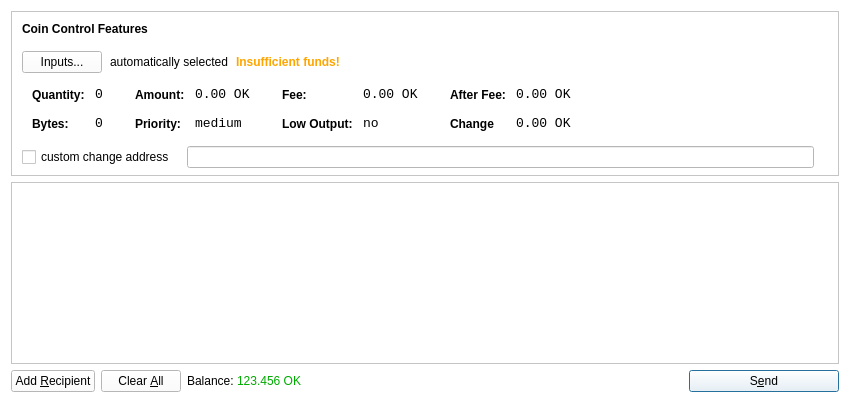
<?xml version="1.0" encoding="UTF-8"?>
<ui version="4.0">
 <class>SendCoinsDialog</class>
 <widget class="QDialog" name="SendCoinsDialog">
  <property name="geometry">
   <rect>
    <x>0</x>
    <y>0</y>
    <width>850</width>
    <height>400</height>
   </rect>
  </property>
  <property name="windowTitle">
   <string>Send Coins</string>
  </property>
  <property name="styleSheet">
   <string notr="true">background-color: rgb(255, 255, 255);</string>
  </property>
  <layout class="QVBoxLayout" name="verticalLayout" stretch="0,1,0">
   <property name="bottomMargin">
    <number>8</number>
   </property>
   <item>
    <widget class="QFrame" name="frameCoinControl">
     <property name="sizePolicy">
      <sizepolicy hsizetype="Expanding" vsizetype="Expanding">
       <horstretch>0</horstretch>
       <verstretch>0</verstretch>
      </sizepolicy>
     </property>
     <property name="maximumSize">
      <size>
       <width>16777215</width>
       <height>16777215</height>
      </size>
     </property>
     <property name="frameShape">
      <enum>QFrame::StyledPanel</enum>
     </property>
     <property name="frameShadow">
      <enum>QFrame::Sunken</enum>
     </property>
     <layout class="QVBoxLayout" name="verticalLayoutCoinControl2">
      <property name="spacing">
       <number>6</number>
      </property>
      <property name="leftMargin">
       <number>0</number>
      </property>
      <property name="topMargin">
       <number>0</number>
      </property>
      <property name="rightMargin">
       <number>0</number>
      </property>
      <property name="bottomMargin">
       <number>6</number>
      </property>
      <item>
       <layout class="QVBoxLayout" name="verticalLayoutCoinControl" stretch="0,0,0,0,1">
        <property name="spacing">
         <number>0</number>
        </property>
        <property name="leftMargin">
         <number>10</number>
        </property>
        <property name="topMargin">
         <number>10</number>
        </property>
        <item>
         <layout class="QHBoxLayout" name="horizontalLayoutCoinControl1">
          <property name="bottomMargin">
           <number>15</number>
          </property>
          <item>
           <widget class="QLabel" name="labelCoinControlFeatures">
            <property name="sizePolicy">
             <sizepolicy hsizetype="Preferred" vsizetype="Maximum">
              <horstretch>0</horstretch>
              <verstretch>0</verstretch>
             </sizepolicy>
            </property>
            <property name="font">
             <font>
              <weight>75</weight>
              <bold>true</bold>
             </font>
            </property>
            <property name="styleSheet">
             <string notr="true">font-weight:bold;</string>
            </property>
            <property name="text">
             <string>Coin Control Features</string>
            </property>
           </widget>
          </item>
         </layout>
        </item>
        <item>
         <layout class="QHBoxLayout" name="horizontalLayoutCoinControl2" stretch="0,0,0,0">
          <property name="spacing">
           <number>8</number>
          </property>
          <property name="bottomMargin">
           <number>10</number>
          </property>
          <item>
           <widget class="QPushButton" name="pushButtonCoinControl">
            <property name="styleSheet">
             <string notr="true"/>
            </property>
            <property name="text">
             <string>Inputs...</string>
            </property>
           </widget>
          </item>
          <item>
           <widget class="QLabel" name="labelCoinControlAutomaticallySelected">
            <property name="text">
             <string>automatically selected</string>
            </property>
            <property name="margin">
             <number>5</number>
            </property>
           </widget>
          </item>
          <item>
           <widget class="QLabel" name="labelCoinControlInsuffFunds">
            <property name="font">
             <font>
              <weight>75</weight>
              <bold>true</bold>
             </font>
            </property>
            <property name="styleSheet">
             <string notr="true">color:orange;font-weight:bold;</string>
            </property>
            <property name="text">
             <string>Insufficient funds!</string>
            </property>
            <property name="margin">
             <number>5</number>
            </property>
           </widget>
          </item>
          <item>
           <spacer name="horizontalSpacerCoinControl">
            <property name="orientation">
             <enum>Qt::Horizontal</enum>
            </property>
            <property name="sizeHint" stdset="0">
             <size>
              <width>40</width>
              <height>1</height>
             </size>
            </property>
           </spacer>
          </item>
         </layout>
        </item>
        <item>
         <widget class="QWidget" name="widgetCoinControl" native="true">
          <property name="sizePolicy">
           <sizepolicy hsizetype="Preferred" vsizetype="Preferred">
            <horstretch>0</horstretch>
            <verstretch>0</verstretch>
           </sizepolicy>
          </property>
          <property name="minimumSize">
           <size>
            <width>0</width>
            <height>0</height>
           </size>
          </property>
          <property name="styleSheet">
           <string notr="true"/>
          </property>
          <layout class="QHBoxLayout" name="horizontalLayoutCoinControl5">
           <property name="leftMargin">
            <number>0</number>
           </property>
           <property name="topMargin">
            <number>0</number>
           </property>
           <property name="rightMargin">
            <number>0</number>
           </property>
           <property name="bottomMargin">
            <number>0</number>
           </property>
           <item>
            <layout class="QHBoxLayout" name="horizontalLayoutCoinControl3" stretch="0,0,0,1">
             <property name="spacing">
              <number>20</number>
             </property>
             <property name="topMargin">
              <number>0</number>
             </property>
             <property name="bottomMargin">
              <number>10</number>
             </property>
             <item>
              <layout class="QFormLayout" name="formLayoutCoinControl1">
               <property name="horizontalSpacing">
                <number>10</number>
               </property>
               <property name="verticalSpacing">
                <number>14</number>
               </property>
               <property name="leftMargin">
                <number>10</number>
               </property>
               <property name="topMargin">
                <number>4</number>
               </property>
               <property name="rightMargin">
                <number>6</number>
               </property>
               <item row="0" column="0">
                <widget class="QLabel" name="labelCoinControlQuantityText">
                 <property name="styleSheet">
                  <string notr="true">font-weight:bold;</string>
                 </property>
                 <property name="text">
                  <string>Quantity:</string>
                 </property>
                 <property name="margin">
                  <number>0</number>
                 </property>
                </widget>
               </item>
               <item row="0" column="1">
                <widget class="QLabel" name="labelCoinControlQuantity">
                 <property name="font">
                  <font>
                   <family>Monospace</family>
                   <pointsize>10</pointsize>
                  </font>
                 </property>
                 <property name="cursor">
                  <cursorShape>IBeamCursor</cursorShape>
                 </property>
                 <property name="contextMenuPolicy">
                  <enum>Qt::ActionsContextMenu</enum>
                 </property>
                 <property name="text">
                  <string>0</string>
                 </property>
                 <property name="margin">
                  <number>0</number>
                 </property>
                 <property name="textInteractionFlags">
                  <set>Qt::LinksAccessibleByMouse|Qt::TextSelectableByKeyboard|Qt::TextSelectableByMouse</set>
                 </property>
                </widget>
               </item>
               <item row="1" column="0">
                <widget class="QLabel" name="labelCoinControlBytesText">
                 <property name="styleSheet">
                  <string notr="true">font-weight:bold;</string>
                 </property>
                 <property name="text">
                  <string>Bytes:</string>
                 </property>
                </widget>
               </item>
               <item row="1" column="1">
                <widget class="QLabel" name="labelCoinControlBytes">
                 <property name="font">
                  <font>
                   <family>Monospace</family>
                   <pointsize>10</pointsize>
                  </font>
                 </property>
                 <property name="cursor">
                  <cursorShape>IBeamCursor</cursorShape>
                 </property>
                 <property name="contextMenuPolicy">
                  <enum>Qt::ActionsContextMenu</enum>
                 </property>
                 <property name="text">
                  <string>0</string>
                 </property>
                 <property name="textInteractionFlags">
                  <set>Qt::LinksAccessibleByMouse|Qt::TextSelectableByKeyboard|Qt::TextSelectableByMouse</set>
                 </property>
                </widget>
               </item>
              </layout>
             </item>
             <item>
              <layout class="QFormLayout" name="formLayoutCoinControl2">
               <property name="horizontalSpacing">
                <number>10</number>
               </property>
               <property name="verticalSpacing">
                <number>14</number>
               </property>
               <property name="leftMargin">
                <number>6</number>
               </property>
               <property name="topMargin">
                <number>4</number>
               </property>
               <property name="rightMargin">
                <number>6</number>
               </property>
               <item row="0" column="0">
                <widget class="QLabel" name="labelCoinControlAmountText">
                 <property name="styleSheet">
                  <string notr="true">font-weight:bold;</string>
                 </property>
                 <property name="text">
                  <string>Amount:</string>
                 </property>
                 <property name="margin">
                  <number>0</number>
                 </property>
                </widget>
               </item>
               <item row="0" column="1">
                <widget class="QLabel" name="labelCoinControlAmount">
                 <property name="font">
                  <font>
                   <family>Monospace</family>
                   <pointsize>10</pointsize>
                  </font>
                 </property>
                 <property name="cursor">
                  <cursorShape>IBeamCursor</cursorShape>
                 </property>
                 <property name="contextMenuPolicy">
                  <enum>Qt::ActionsContextMenu</enum>
                 </property>
                 <property name="text">
                  <string>0.00 OK</string>
                 </property>
                 <property name="textInteractionFlags">
                  <set>Qt::LinksAccessibleByMouse|Qt::TextSelectableByKeyboard|Qt::TextSelectableByMouse</set>
                 </property>
                </widget>
               </item>
               <item row="1" column="0">
                <widget class="QLabel" name="labelCoinControlPriorityText">
                 <property name="styleSheet">
                  <string notr="true">font-weight:bold;</string>
                 </property>
                 <property name="text">
                  <string>Priority:</string>
                 </property>
                </widget>
               </item>
               <item row="1" column="1">
                <widget class="QLabel" name="labelCoinControlPriority">
                 <property name="font">
                  <font>
                   <family>Monospace</family>
                   <pointsize>10</pointsize>
                  </font>
                 </property>
                 <property name="cursor">
                  <cursorShape>IBeamCursor</cursorShape>
                 </property>
                 <property name="contextMenuPolicy">
                  <enum>Qt::ActionsContextMenu</enum>
                 </property>
                 <property name="text">
                  <string>medium</string>
                 </property>
                 <property name="textInteractionFlags">
                  <set>Qt::LinksAccessibleByMouse|Qt::TextSelectableByKeyboard|Qt::TextSelectableByMouse</set>
                 </property>
                </widget>
               </item>
              </layout>
             </item>
             <item>
              <layout class="QFormLayout" name="formLayoutCoinControl3">
               <property name="horizontalSpacing">
                <number>10</number>
               </property>
               <property name="verticalSpacing">
                <number>14</number>
               </property>
               <property name="leftMargin">
                <number>6</number>
               </property>
               <property name="topMargin">
                <number>4</number>
               </property>
               <property name="rightMargin">
                <number>6</number>
               </property>
               <item row="0" column="0">
                <widget class="QLabel" name="labelCoinControlFeeText">
                 <property name="styleSheet">
                  <string notr="true">font-weight:bold;</string>
                 </property>
                 <property name="text">
                  <string>Fee:</string>
                 </property>
                 <property name="margin">
                  <number>0</number>
                 </property>
                </widget>
               </item>
               <item row="0" column="1">
                <widget class="QLabel" name="labelCoinControlFee">
                 <property name="font">
                  <font>
                   <family>Monospace</family>
                   <pointsize>10</pointsize>
                  </font>
                 </property>
                 <property name="cursor">
                  <cursorShape>IBeamCursor</cursorShape>
                 </property>
                 <property name="contextMenuPolicy">
                  <enum>Qt::ActionsContextMenu</enum>
                 </property>
                 <property name="text">
                  <string>0.00 OK</string>
                 </property>
                 <property name="textInteractionFlags">
                  <set>Qt::LinksAccessibleByMouse|Qt::TextSelectableByKeyboard|Qt::TextSelectableByMouse</set>
                 </property>
                </widget>
               </item>
               <item row="1" column="0">
                <widget class="QLabel" name="labelCoinControlLowOutputText">
                 <property name="styleSheet">
                  <string notr="true">font-weight:bold;</string>
                 </property>
                 <property name="text">
                  <string>Low Output:</string>
                 </property>
                </widget>
               </item>
               <item row="1" column="1">
                <widget class="QLabel" name="labelCoinControlLowOutput">
                 <property name="font">
                  <font>
                   <family>Monospace</family>
                   <pointsize>10</pointsize>
                  </font>
                 </property>
                 <property name="cursor">
                  <cursorShape>IBeamCursor</cursorShape>
                 </property>
                 <property name="contextMenuPolicy">
                  <enum>Qt::ActionsContextMenu</enum>
                 </property>
                 <property name="text">
                  <string>no</string>
                 </property>
                 <property name="textInteractionFlags">
                  <set>Qt::LinksAccessibleByMouse|Qt::TextSelectableByKeyboard|Qt::TextSelectableByMouse</set>
                 </property>
                </widget>
               </item>
              </layout>
             </item>
             <item>
              <layout class="QFormLayout" name="formLayoutCoinControl4">
               <property name="horizontalSpacing">
                <number>10</number>
               </property>
               <property name="verticalSpacing">
                <number>14</number>
               </property>
               <property name="leftMargin">
                <number>6</number>
               </property>
               <property name="topMargin">
                <number>4</number>
               </property>
               <property name="rightMargin">
                <number>6</number>
               </property>
               <item row="0" column="0">
                <widget class="QLabel" name="labelCoinControlAfterFeeText">
                 <property name="styleSheet">
                  <string notr="true">font-weight:bold;</string>
                 </property>
                 <property name="text">
                  <string>After Fee:</string>
                 </property>
                 <property name="margin">
                  <number>0</number>
                 </property>
                </widget>
               </item>
               <item row="0" column="1">
                <widget class="QLabel" name="labelCoinControlAfterFee">
                 <property name="font">
                  <font>
                   <family>Monospace</family>
                   <pointsize>10</pointsize>
                  </font>
                 </property>
                 <property name="cursor">
                  <cursorShape>IBeamCursor</cursorShape>
                 </property>
                 <property name="contextMenuPolicy">
                  <enum>Qt::ActionsContextMenu</enum>
                 </property>
                 <property name="text">
                  <string>0.00 OK</string>
                 </property>
                 <property name="textInteractionFlags">
                  <set>Qt::LinksAccessibleByMouse|Qt::TextSelectableByKeyboard|Qt::TextSelectableByMouse</set>
                 </property>
                </widget>
               </item>
               <item row="1" column="0">
                <widget class="QLabel" name="labelCoinControlChangeText">
                 <property name="styleSheet">
                  <string notr="true">font-weight:bold;</string>
                 </property>
                 <property name="text">
                  <string>Change</string>
                 </property>
                </widget>
               </item>
               <item row="1" column="1">
                <widget class="QLabel" name="labelCoinControlChange">
                 <property name="font">
                  <font>
                   <family>Monospace</family>
                   <pointsize>10</pointsize>
                  </font>
                 </property>
                 <property name="cursor">
                  <cursorShape>IBeamCursor</cursorShape>
                 </property>
                 <property name="contextMenuPolicy">
                  <enum>Qt::ActionsContextMenu</enum>
                 </property>
                 <property name="text">
                  <string>0.00 OK</string>
                 </property>
                 <property name="textInteractionFlags">
                  <set>Qt::LinksAccessibleByMouse|Qt::TextSelectableByKeyboard|Qt::TextSelectableByMouse</set>
                 </property>
                </widget>
               </item>
              </layout>
             </item>
            </layout>
           </item>
          </layout>
         </widget>
        </item>
        <item>
         <layout class="QHBoxLayout" name="horizontalLayoutCoinControl4" stretch="0,0,0">
          <property name="spacing">
           <number>12</number>
          </property>
          <property name="sizeConstraint">
           <enum>QLayout::SetDefaultConstraint</enum>
          </property>
          <property name="topMargin">
           <number>5</number>
          </property>
          <property name="rightMargin">
           <number>5</number>
          </property>
          <item>
           <widget class="QCheckBox" name="checkBoxCoinControlChange">
            <property name="text">
             <string>custom change address</string>
            </property>
           </widget>
          </item>
          <item>
           <widget class="QLineEdit" name="lineEditCoinControlChange">
            <property name="enabled">
             <bool>false</bool>
            </property>
            <property name="sizePolicy">
             <sizepolicy hsizetype="Expanding" vsizetype="Fixed">
              <horstretch>0</horstretch>
              <verstretch>0</verstretch>
             </sizepolicy>
            </property>
           </widget>
          </item>
          <item>
           <widget class="QLabel" name="labelCoinControlChangeLabel">
            <property name="sizePolicy">
             <sizepolicy hsizetype="Preferred" vsizetype="Expanding">
              <horstretch>0</horstretch>
              <verstretch>0</verstretch>
             </sizepolicy>
            </property>
            <property name="minimumSize">
             <size>
              <width>0</width>
              <height>0</height>
             </size>
            </property>
            <property name="text">
             <string/>
            </property>
            <property name="margin">
             <number>3</number>
            </property>
           </widget>
          </item>
         </layout>
        </item>
        <item>
         <spacer name="verticalSpacerCoinControl">
          <property name="orientation">
           <enum>Qt::Vertical</enum>
          </property>
          <property name="sizeHint" stdset="0">
           <size>
            <width>800</width>
            <height>1</height>
           </size>
          </property>
         </spacer>
        </item>
       </layout>
      </item>
     </layout>
    </widget>
   </item>
   <item>
    <widget class="QScrollArea" name="scrollArea">
     <property name="widgetResizable">
      <bool>true</bool>
     </property>
     <widget class="QWidget" name="scrollAreaWidgetContents">
      <property name="geometry">
       <rect>
        <x>0</x>
        <y>0</y>
        <width>830</width>
        <height>172</height>
       </rect>
      </property>
      <layout class="QVBoxLayout" name="verticalLayout_2">
       <property name="leftMargin">
        <number>0</number>
       </property>
       <property name="topMargin">
        <number>0</number>
       </property>
       <property name="rightMargin">
        <number>0</number>
       </property>
       <property name="bottomMargin">
        <number>0</number>
       </property>
       <item>
        <layout class="QVBoxLayout" name="entries">
         <property name="spacing">
          <number>6</number>
         </property>
        </layout>
       </item>
       <item>
        <spacer name="verticalSpacer">
         <property name="orientation">
          <enum>Qt::Vertical</enum>
         </property>
         <property name="sizeHint" stdset="0">
          <size>
           <width>20</width>
           <height>40</height>
          </size>
         </property>
        </spacer>
       </item>
      </layout>
     </widget>
    </widget>
   </item>
   <item>
    <layout class="QHBoxLayout" name="horizontalLayout">
     <item>
      <widget class="QPushButton" name="addButton">
       <property name="toolTip">
        <string>Send to multiple recipients at once</string>
       </property>
       <property name="text">
        <string>Add &amp;Recipient</string>
       </property>
       <property name="icon">
        <iconset resource="../bitcoin.qrc">
         <normaloff>:/icons/add</normaloff>:/icons/add</iconset>
       </property>
       <property name="autoDefault">
        <bool>false</bool>
       </property>
      </widget>
     </item>
     <item>
      <widget class="QPushButton" name="clearButton">
       <property name="sizePolicy">
        <sizepolicy hsizetype="Minimum" vsizetype="Fixed">
         <horstretch>0</horstretch>
         <verstretch>0</verstretch>
        </sizepolicy>
       </property>
       <property name="toolTip">
        <string>Remove all transaction fields</string>
       </property>
       <property name="text">
        <string>Clear &amp;All</string>
       </property>
       <property name="icon">
        <iconset resource="../bitcoin.qrc">
         <normaloff>:/icons/remove</normaloff>:/icons/remove</iconset>
       </property>
       <property name="autoRepeatDelay">
        <number>300</number>
       </property>
       <property name="autoDefault">
        <bool>false</bool>
       </property>
      </widget>
     </item>
     <item>
      <layout class="QHBoxLayout" name="horizontalLayout_2">
       <property name="spacing">
        <number>3</number>
       </property>
       <item>
        <widget class="QLabel" name="label">
         <property name="sizePolicy">
          <sizepolicy hsizetype="Preferred" vsizetype="Fixed">
           <horstretch>0</horstretch>
           <verstretch>0</verstretch>
          </sizepolicy>
         </property>
         <property name="text">
          <string>Balance:</string>
         </property>
        </widget>
       </item>
       <item>
        <widget class="QLabel" name="labelBalance">
         <property name="sizePolicy">
          <sizepolicy hsizetype="Preferred" vsizetype="Fixed">
           <horstretch>0</horstretch>
           <verstretch>0</verstretch>
          </sizepolicy>
         </property>
         <property name="cursor">
          <cursorShape>IBeamCursor</cursorShape>
         </property>
         <property name="styleSheet">
          <string notr="true">color: rgb(0, 170, 0);</string>
         </property>
         <property name="text">
          <string>123.456 OK</string>
         </property>
         <property name="textInteractionFlags">
          <set>Qt::LinksAccessibleByMouse|Qt::TextSelectableByKeyboard|Qt::TextSelectableByMouse</set>
         </property>
        </widget>
       </item>
      </layout>
     </item>
     <item>
      <spacer name="horizontalSpacer">
       <property name="orientation">
        <enum>Qt::Horizontal</enum>
       </property>
       <property name="sizeHint" stdset="0">
        <size>
         <width>40</width>
         <height>20</height>
        </size>
       </property>
      </spacer>
     </item>
     <item>
      <widget class="QPushButton" name="sendButton">
       <property name="minimumSize">
        <size>
         <width>150</width>
         <height>0</height>
        </size>
       </property>
       <property name="toolTip">
        <string>Confirm the send action</string>
       </property>
       <property name="text">
        <string>S&amp;end</string>
       </property>
       <property name="icon">
        <iconset resource="../bitcoin.qrc">
         <normaloff>:/icons/send</normaloff>:/icons/send</iconset>
       </property>
       <property name="default">
        <bool>true</bool>
       </property>
      </widget>
     </item>
    </layout>
   </item>
  </layout>
 </widget>
 <resources>
  <include location="../bitcoin.qrc"/>
 </resources>
 <connections/>
</ui>
